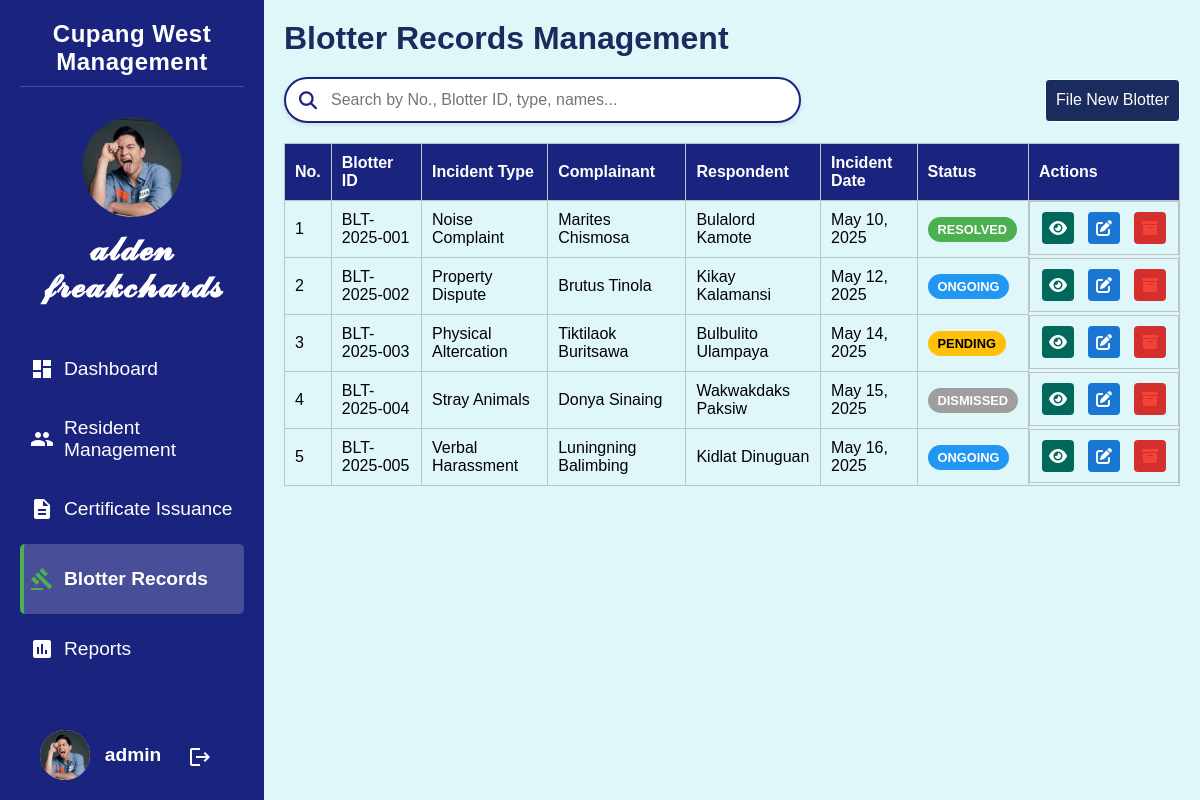
The app's page /pages/blotter.php (signed in), older data.
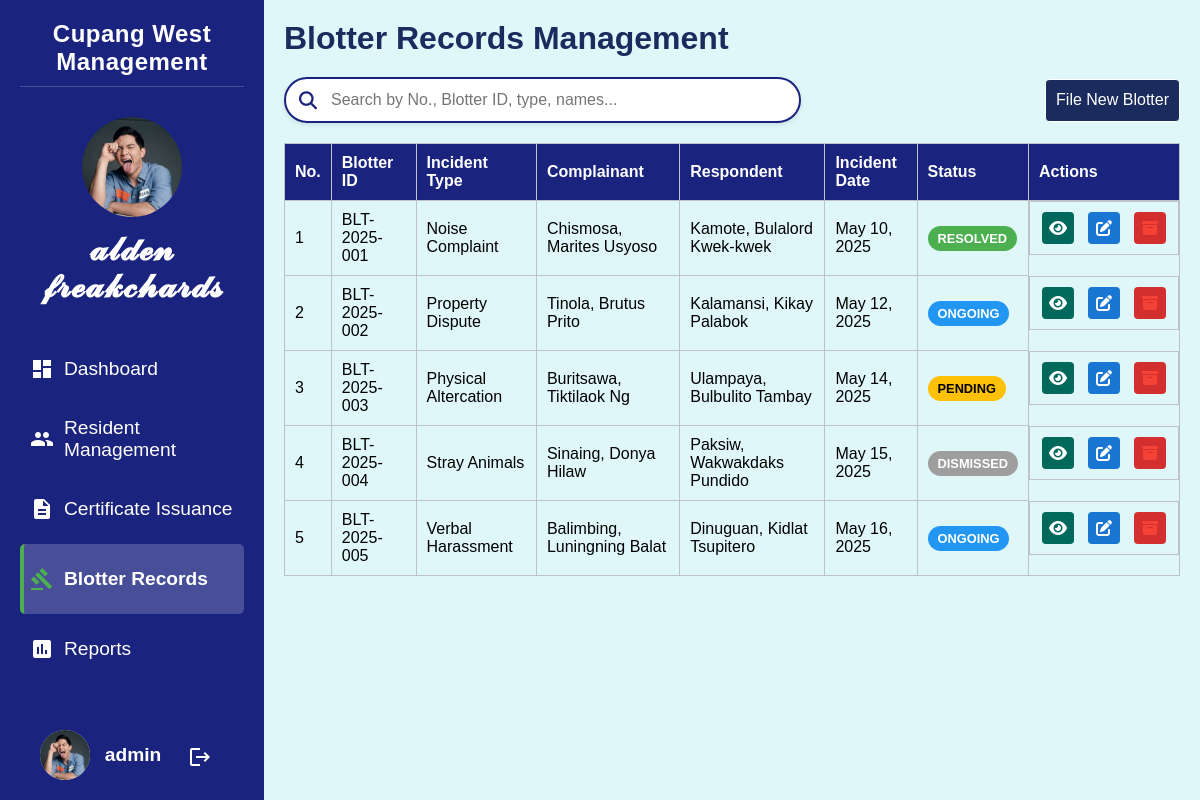
The same page, newer data.
### tables this page shows
CREATE TABLE `blotter_records` (
  `id` int(11) NOT NULL,
  `blotter_id` varchar(50) NOT NULL,
  `incident_type` varchar(100) NOT NULL,
  `complainant_name` varchar(100) NOT NULL,
  `complainant_address` text NOT NULL,
  `complainant_contact` varchar(20) DEFAULT NULL,
  `complainant_resident_id` int(11) DEFAULT NULL,
  `respondent_name` varchar(100) NOT NULL,
  `respondent_address` text NOT NULL,
  `respondent_contact` varchar(20) DEFAULT NULL,
  `respondent_resident_id` int(11) DEFAULT NULL,
  `incident_date` date NOT NULL,
  `incident_time` time NOT NULL,
  `incident_location` text NOT NULL,
  `incident_details` text NOT NULL,
  `status` enum('Pending','Ongoing','Resolved','Dismissed') NOT NULL DEFAULT 'Pending',
  `action_taken` text DEFAULT NULL,
  `resolution_details` text DEFAULT NULL,
  `date_reported` datetime NOT NULL DEFAULT current_timestamp(),
  `date_resolved` datetime DEFAULT NULL,
  `archived` tinyint(1) NOT NULL DEFAULT 0 COMMENT 'Archive status: 0 = active, 1 = archived'
);

### pages/blotter.php (the view, shortened to what this page needs)
<?php
$style = 'main.css';
$additionalStyles = ['modal.css'];
require("partials/head.php");
$records_per_page = 10;
$page = isset($_GET['page']) ? (int)$_GET['page'] : 1;
$offset = ($page - 1) * $records_per_page;
$conn = getDatabaseConnection();
$blotters = [];
if ($conn) {
    $query = "SELECT id, blotter_id, incident_type, complainant_name, respondent_name,
              incident_date, status, date_reported
              FROM blotter_records
              WHERE archived = 0
              ORDER BY id ASC
              LIMIT $offset, $records_per_page";
    $result = mysqli_query($conn, $query);
    if ($result) {
        while ($row = mysqli_fetch_assoc($result)) {
            $row['incident_date_formatted'] = date('M d, Y', strtotime($row['incident_date']));
            $row['date_reported_formatted'] = date('M d, Y', strtotime($row['date_reported']));
            $blotters[] = $row;
        }
    }
}
?>
<?php require("partials/sidebar.php") ?>
<div class="main-content">
    <div class="header-container">
        <h1>Blotter Records Management</h1>
    </div>
    <div class="search-and-add-container">
        <div class="search-box">
            <i class="fas fa-search search-icon"></i>
            <input type="text" id="searchInput" placeholder="Search by No., Blotter ID, type, names...">
        </div>
        <button class="text-button add-btn" onclick="addBlotter()">File New Blotter</button>
    </div>
    <div class="table-container">
        <table id="blotterTable">
            <thead>
                <tr>
                    <th>No.</th>
                    <th>Blotter ID</th>
                    <th>Incident Type</th>
                    <th>Complainant</th>
                    <th>Respondent</th>
                    <th>Incident Date</th>
                    <th>Status</th>
                    <th>Actions</th>
                </tr>
            </thead>
            <tbody id="blotterTableBody">
                <?php foreach ($blotters as $index => $blotter): ?>
                    <tr>
                        <td><?= ($offset + $index + 1) ?></td>
                        <td><?= htmlspecialchars($blotter['blotter_id']) ?></td>
                        <td><?= htmlspecialchars($blotter['incident_type']) ?></td>
                        <td><?= htmlspecialchars($blotter['complainant_name']) ?></td>
                        <td><?= htmlspecialchars($blotter['respondent_name']) ?></td>
                        <td><?= htmlspecialchars($blotter['incident_date_formatted']) ?></td>
                        <td>
                            <span class="status-badge status-<?= strtolower($blotter['status']) ?>">
                                <?= htmlspecialchars($blotter['status']) ?>
                            </span>
                        </td>
                        <td class="action-buttons">
                            <button class="icon-button view-btn" onclick="openModal('partials/blotter-view.php?id=<?= $blotter['id'] ?>')" title="View Blotter Details">
                                <i class="fas fa-eye"></i>
                            </button>
                            <button class="icon-button edit-btn" onclick="editBlotter(<?= $blotter['id'] ?>)" title="Edit Blotter">
                                <i class="fas fa-edit"></i>
                            </button>
                            <button class="icon-button delete-btn" onclick="deleteBlotter(<?= $blotter['id'] ?>)" title="Archive Blotter">
                                <i class="fas fa-archive"></i>
                            </button>
                        </td>
                    </tr>
                <?php endforeach; ?>
            </tbody>
        </table>
    </div>
</div>
<?php require("partials/foot.php"); ?>

### pages/partials/head.php (shortened to what this page needs)
<!DOCTYPE html>
<html lang="en">
  <head>
    <link rel="stylesheet" href="https://cdnjs.cloudflare.com/ajax/libs/font-awesome/6.4.0/css/all.min.css">
    <?php
     if (!isset($hide_sidebar)) {
      echo '<link rel="stylesheet" href="../assets/css/sidebar.css">';
    } ?>
    <link rel="stylesheet" href="../assets/css/<?= $style ?>">
    <?php
    if (isset($additionalStyles) && is_array($additionalStyles)) {
        foreach ($additionalStyles as $additionalStyle) {
            echo '<link rel="stylesheet" href="../assets/css/' . $additionalStyle . '">';
        }
    }
    $current_page = basename($_SERVER['PHP_SELF']);
    if ($current_page === 'residents.php' || $current_page === 'blotter.php') {
        echo '<link rel="stylesheet" href="../assets/css/modal.css">';
    }
    ?>
  </head>
  <body>

### pages/partials/sidebar.php
<div class="sidebar">
        <div class="system-title">
            <h2>Cupang West Management</h2>
        </div>
        <div class="profile">
            <img src="../assets/images/alden-FREAKchards.jpg" alt="Profile Image">
            <h3>𝓪𝓵𝓭𝓮𝓷 𝓯𝓻𝓮𝓪𝓴𝓬𝓱𝓪𝓻𝓭𝓼</h3>
        </div>
        <nav>
            <ul>
                <li><a href="dashboard.php"><i class="material-icons">dashboard</i>Dashboard</a></li>
                <li><a href="residents.php"><i class="material-icons">people</i>Resident Management</a></li>
                <li><a href="certificates.php"><i class="material-icons">description</i>Certificate Issuance</a></li>
                <li><a href="blotter.php"><i class="material-icons">gavel</i>Blotter Records</a></li>
                <li><a href="reports.php"><i class="material-icons">assessment</i>Reports</a></li>
            </ul>
        </nav>
        <div class="user-info">
            <div>
                <img src="../assets/images/alden-FREAKchards.jpg" alt="User Image">
            </div>
            <div>
                <p><?= $_SESSION['username'] ?></p>
            </div>
            <div>
                <a href="../controllers/logout.php"><i class="material-icons">logout</i></a>
            </div>
        </div>
    </div>

### pages/partials/foot.php (shortened to what this page needs)
</body>
</html>

### assets/css/sidebar.css (style rules this page uses)
.sidebar { background-color: #1a237e; color: #ffffff; width: 20vw; padding: 20px; display: flex; flex-direction: column; justify-content: space-between; transition: transform 0.3s ease; }
.system-title { text-align: center; border-bottom: 1px solid rgba(255, 255, 255, 0.2); padding-bottom: 10px; }
.system-title h2 { font-size: 1.5rem; font-weight: bold; color: #ffffff; margin: 0; padding: 0; letter-spacing: 0.5px; }
.profile { text-align: center; margin-bottom: -50px; }
.profile img { width: 100px; height: 100px; border-radius: 50%; background-color: #cccccc; object-fit: cover; display: inline-block; }
.profile h3 { margin-top: 10px; font-size: 2rem; }
nav ul { list-style: none; padding: 0; display: flex; flex-direction: column; justify-content: center; }
nav ul li { border-radius: 5px; transition: background-color 0.3s ease; height: 70px; display: flex; align-items: center; }
nav ul li.active { background-color: rgba(255, 255, 255, 0.2); border-left: 4px solid #4CAF50; }
nav ul li a { color: #ffffff; text-decoration: none; display: flex; align-items: center; padding: 8px 10px; transition: transform 0.2s ease; font-size:1.2rem; height: 100%; width: 100%; }
nav ul li a i { margin-right: 10px; transition: transform 0.2s ease; }
nav ul li.active a { font-weight: bold; padding-left: 6px; transform: translateX(0); }
nav ul li.active a i { color: #4CAF50; }
.user-info { display: flex; align-items: center; justify-content: space-between; padding: 0 20px; }
.user-info div { display: flex; flex-direction: column; align-items: center; }
.user-info img { width: 50px; height: 50px; border-radius: 50%; background-color: #cccccc; object-fit: cover; display: inline-block; }
.user-info p { margin: 5px 0; font-size: 1.2rem; font-weight: bold; }
.user-info a { color: #ffffff; text-decoration: none; margin-top: 5px; display: flex; align-items: center; justify-content: center; padding: 8px 12px; border-radius: 5px; transition: all 0.3s ease; }
.user-info a i { font-size: 24px; transition: transform 0.3s ease; }

### assets/css/main.css (style rules this page uses)
body { font-family: 'Arial', sans-serif; margin: 0; display: flex; height: 100vh; }
.main-content { background-color: #e0f7fa; flex-grow: 1; padding: 20px; overflow-y: auto; transition: margin-left 0.3s ease; width: 80vw; }
.main-content h1 { text-align: center; color: #1a2b5d; margin-top: 0; }
button { padding: 10px 20px; border: none; border-radius: 5px; background-color: #1a237e; color: #ffffff; cursor: pointer; }
.table-container { margin-top: 20px; overflow-x: auto; }
table { width: 100%; border-collapse: collapse; }
table, th, td { border: 1px solid #bdc3c7; }
th, td { padding: 10px; text-align: left; }
th { background-color: #1a237e; color: white; }
.header-container { display: flex; justify-content: center; align-items: center; margin-bottom: 20px; }
.header-container h1 { margin: 0; }
.search-and-add-container { margin: 20px 0; width: 100%; display: flex; justify-content: space-between; align-items: center; }
.search-box { position: relative; width: 50%; max-width: 500px; }
.search-box input { width: 100%; padding: 12px 20px 12px 45px; border: 2px solid #1a237e; border-radius: 25px; font-size: 16px; box-shadow: 0 2px 5px rgba(0, 0, 0, 0.1); transition: all 0.3s; }
.search-icon { position: absolute; left: 15px; top: 50%; transform: translateY(-50%); color: #1a237e; font-size: 18px; }
.add-btn { height: 43px; display: flex; align-items: center; font-size: 16px; border-radius: 25px; padding: 0 25px; background-color: #1a237e; color: white; transition: all 0.3s; }
.icon-button { background-color: transparent; border: none; width: 32px; height: 32px; border-radius: 50%; display: inline-flex; justify-content: center; align-items: center; cursor: pointer; color: white; margin: 0 2px; transition: all 0.3s; }
.icon-button i { font-size: 16px; }
.icon-button.view-btn { background-color: #00695c; }
.icon-button.edit-btn { background-color: #1976d2; }
.icon-button.delete-btn { background-color: #d32f2f; }

### pages/blotter.php (style rules this page uses)
.header-container { display: flex; }
.status-badge { display: inline-block; padding: 5px 10px; border-radius: 15px; font-size: 0.8rem; font-weight: bold; text-align: center; text-transform: uppercase; }
.status-pending { background-color: #FFC107; color: #000; }
.status-ongoing { background-color: #2196F3; color: #fff; }
.status-resolved { background-color: #4CAF50; color: #fff; }
.status-dismissed { background-color: #9E9E9E; color: #fff; }

Row changes from the older to the newer data that the page shows:
changed blotter_records "Noise Complaint": complainant_name "Marites Chismosa" → "Chismosa, Marites Usyoso"; respondent_name "Bulalord Kamote" → "Kamote, Bulalord Kwek-kwek"
changed blotter_records "Property Dispute": complainant_name "Brutus Tinola" → "Tinola, Brutus Prito"; respondent_name "Kikay Kalamansi" → "Kalamansi, Kikay Palabok"
changed blotter_records "Physical Altercation": complainant_name "Tiktilaok Buritsawa" → "Buritsawa, Tiktilaok Ng"; respondent_name "Bulbulito Ulampaya" → "Ulampaya, Bulbulito Tambay"
changed blotter_records "Stray Animals": complainant_name "Donya Sinaing" → "Sinaing, Donya Hilaw"; respondent_name "Wakwakdaks Paksiw" → "Paksiw, Wakwakdaks Pundido"
changed blotter_records "Verbal Harassment": complainant_name "Luningning Balimbing" → "Balimbing, Luningning Balat"; respondent_name "Kidlat Dinuguan" → "Dinuguan, Kidlat Tsupitero"
